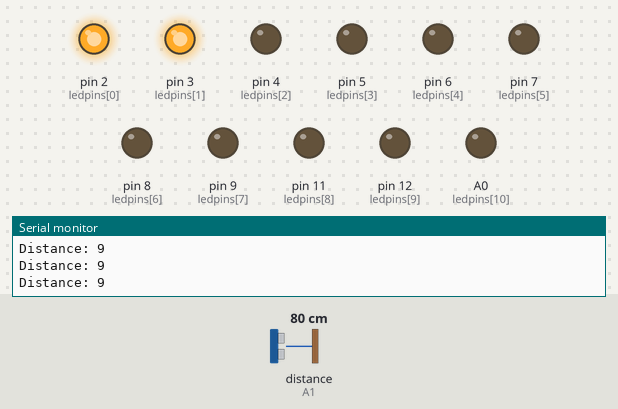
Recording of a sketch running on a simulated Arduino Uno, built with avr-gcc and run on an emulated ATmega328P. Shown: output pins drawn as LEDs (lit = HIGH), the last lines printed to the serial monitor. Wiring (inferred from the names in the program): ultrasonic range finder: trigger pin 10; echo A1. The inputs (shaded band) are chosen by the test bench; at power-on: distance to the obstacle (sensor on A1) 80 cm. The echo pulse lasts 58.3 µs per cm; pins used as bus, display or sensor lines are not drawn.

Above: at 1.2 s.
1.3 s: distance to the obstacle (sensor on A1) set to 90 cm
At 1.8 s:
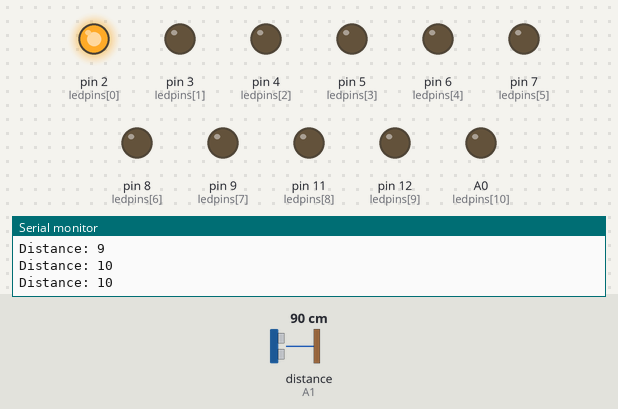
2.9 s: distance to the obstacle (sensor on A1) set to 2 cm
At 3.4 s:
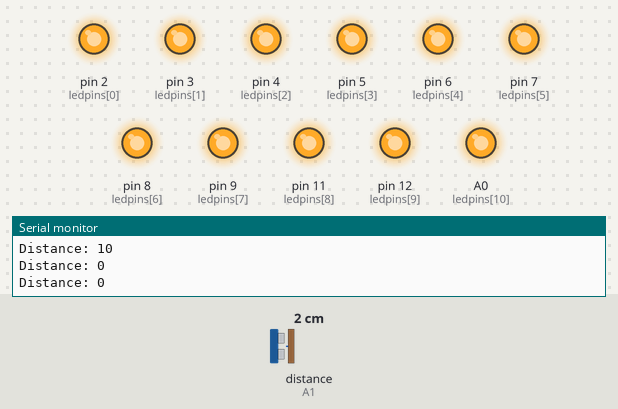
4.5 s: distance to the obstacle (sensor on A1) set to 7 cm
6.0 s: distance to the obstacle (sensor on A1) set to 10 cm
At 7.3 s:
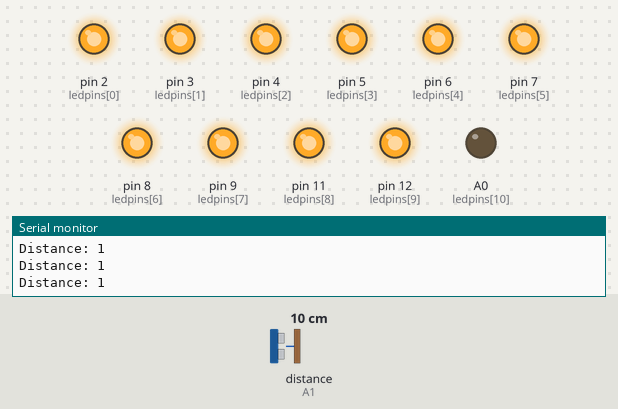
7.6 s: distance to the obstacle (sensor on A1) set to 15 cm
9.1 s: distance to the obstacle (sensor on A1) set to 20 cm
At 9.5 s:
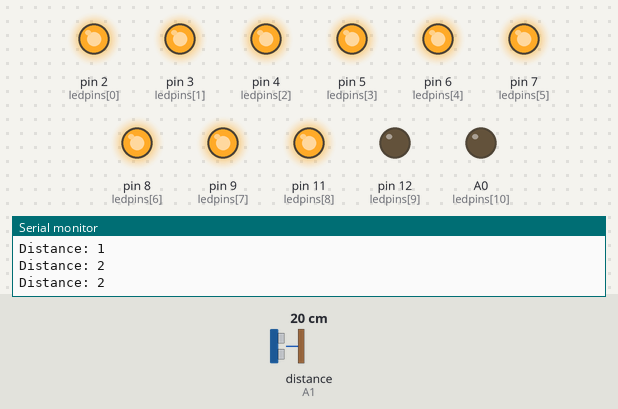
Timing chart, 0 to 11.6 s (numbered marks = the images above; inputs shaded):
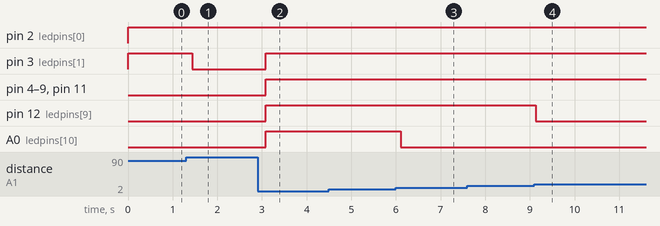

The sketch:

ultrasonicShowDistanceWithLeds.ino
```cpp
int triggerPin = 10;
int sensorOut = A1;
int ledpins[] = { 2, 3, 4, 5, 6, 7, 8, 9, 11, 12, A0 };
int ledCount = 11;

void setup() {
  // put your setup code here, to run once:
  pinMode(triggerPin, OUTPUT);
  pinMode(sensorOut, INPUT);
  for (int i = 0; i < ledCount; i++) {
    pinMode(ledpins[i], OUTPUT);
  }
  Serial.begin(9600);
}

void loop() {
  // clear trigger pin
  sendShortPulse();
  // Reads the echoPin, returns the sound wave travel time in microseconds
  long duration = pulseIn(sensorOut, HIGH);
  // Calculating the distance in inches
  int distance = duration / 500;
  lightUpLeds(distance);
  // Prints the distance on the Serial Monitor
  Serial.print("Distance: ");
  Serial.println(distance);
  delay(200);
}

void sendShortPulse() {
  digitalWrite(triggerPin, HIGH);
  delay(.1);
  digitalWrite(triggerPin, LOW);
}


void lightUpLeds(int distance) {
  for (int i = 0; i < ledCount; i++) {
    digitalWrite(ledpins[i], LOW);
  }

  int diff = ledCount - distance;
  int numLedsOn = max(diff, 0);
  for (int i = 0; i < numLedsOn; i++) {
    digitalWrite(ledpins[i], HIGH);
  }
  for (int i = numLedsOn; i < ledCount; i++) {
    digitalWrite(ledpins[i], LOW);
  }
}
```

Measured:
- the behaviour switches between 86 and 87 cm on distance to the obstacle (sensor on A1) (found by bisection; images 0 and 1)
- the behaviour switches between 8 and 9 cm on distance to the obstacle (sensor on A1) (found by bisection; images 2 and 3)
- the behaviour switches between 17 and 18 cm on distance to the obstacle (sensor on A1) (found by bisection; images 3 and 4)
- after the input at 1.3 s, pin 3 (ledpins[1]): HIGH → LOW after 0.14 s
- after the input at 2.9 s, pin 3 (ledpins[1]), pin 4 (ledpins[2]), pin 5 (ledpins[3]), pin 6 (ledpins[4]), pin 7 (ledpins[5]), pin 8 (ledpins[6]), pin 9 (ledpins[7]), pin 11 (ledpins[8]), pin 12 (ledpins[9]), A0 (ledpins[10]): LOW → HIGH after 0.19 s
- after the input at 6.0 s, A0 (ledpins[10]): HIGH → LOW after 0.10 s
- after the input at 9.1 s, pin 12 (ledpins[9]): HIGH → LOW at once
